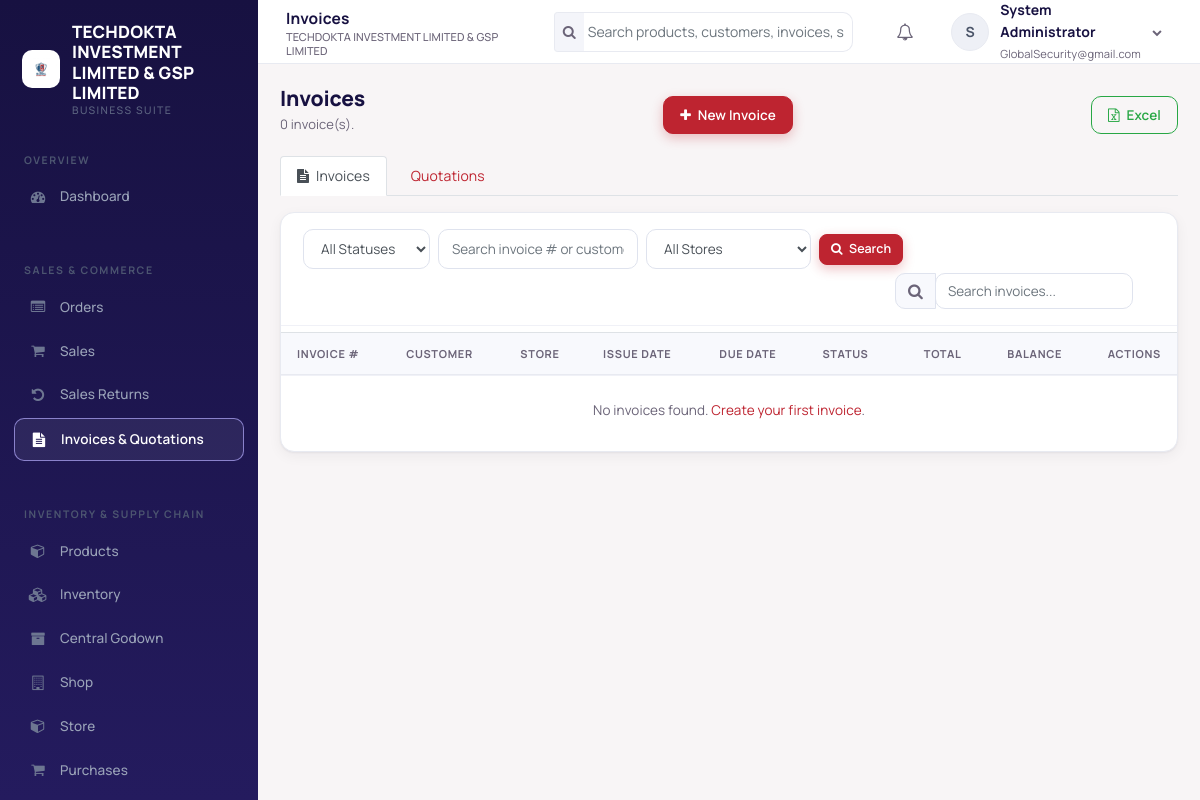
Screenshot of /invoices.php (signed in) with the database file from the repository.
### tables this page shows
CREATE TABLE `users` (
  `user_id` int(10) UNSIGNED NOT NULL,
  `tenant_id` int(10) UNSIGNED NOT NULL,
  `username` varchar(100) NOT NULL,
  `email` varchar(191) NOT NULL,
  `password_hash` varchar(255) NOT NULL,
  `first_name` varchar(100) NOT NULL,
  `last_name` varchar(100) NOT NULL,
  `phone` varchar(50) DEFAULT NULL,
  `is_active` tinyint(1) NOT NULL DEFAULT 1,
  `last_login` datetime DEFAULT NULL,
  `created_at` timestamp NOT NULL DEFAULT current_timestamp()
);

### invoices.php (the view, shortened to what the rows shown need)
<?php
require_once 'header.php';
require_once 'auth_check.php';
$page_title = 'Invoices';
require_once 'navbar.php';
require_once 'sidebar.php';
?>
<div class="page-head">
    <div>
        <h1 class="page-title">Invoices</h1>
    </div>
</div>
<div class="card">
    <div class="card-body p-0">
        <div class="table-responsive">
            <table class="table table-hover data-table">
                <thead>
                    <tr>
                        <th>Invoice #</th>
                        <th>Customer</th>
                        <th><?php echo is_godown_manager() ? 'Godown' : 'Store'; ?></th>
                        <th>Issue Date</th>
                        <th>Due Date</th>
                        <th>Status</th>
                        <th class="text-right">Total</th>
                        <th class="text-right">Balance</th>
                        <th class="text-right">Actions</th>
                    </tr>
                </thead>
            </table>
        </div>
    </div>
</div>
<?php require_once 'footer.php'; ?>

### navbar.php (shortened to what the rows shown need)
<div class="app-main">
    <header class="topbar">
        <div class="topbar-title"><?php echo isset($page_title) ? e($page_title) : e(system_title()); ?><small><?php echo e(system_title()); ?></small></div>
        <div class="dropdown">
            <a href="#" class="user-menu" data-toggle="dropdown">
                <span class="avatar"><?php echo e(strtoupper(substr($current_user->first_name, 0, 1))); ?></span>
                <span class="hide-xs"><strong><?php echo e($current_user->fullName()); ?></strong><br><small class="text-muted"><?php echo e($current_user->email); ?></small></span>
                <i class="fa fa-chevron-down hide-xs" style="font-size:10px;color:var(--text-muted)"></i>
            </a>
        </div>
    </header>
    <main class="app-content">

### sidebar.php (shortened to what the rows shown need)
<aside class="sidebar" id="sidebar">
    <div class="sidebar-brand">
        <?php $sidebar_logo = system_logo_path(); ?>
        <?php if ($sidebar_logo !== ''): ?>
            <img src="<?php echo e($sidebar_logo); ?>" alt="" class="sidebar-logo">
        <?php endif; ?>
        <div class="brand-text"><?php echo e(system_title()); ?><small>Business Suite</small></div>
    </div>
</aside>

### rows the page displays
users: tenant "TECHDOKTA INVESTMENT LIMITED & GSP LIMITED", first_name "S", $current_user->fullName() "System Administrator", email "GlobalSecurity@gmail.com"

### other values shown
$page_title "Invoices"
count($invoices) "0"
